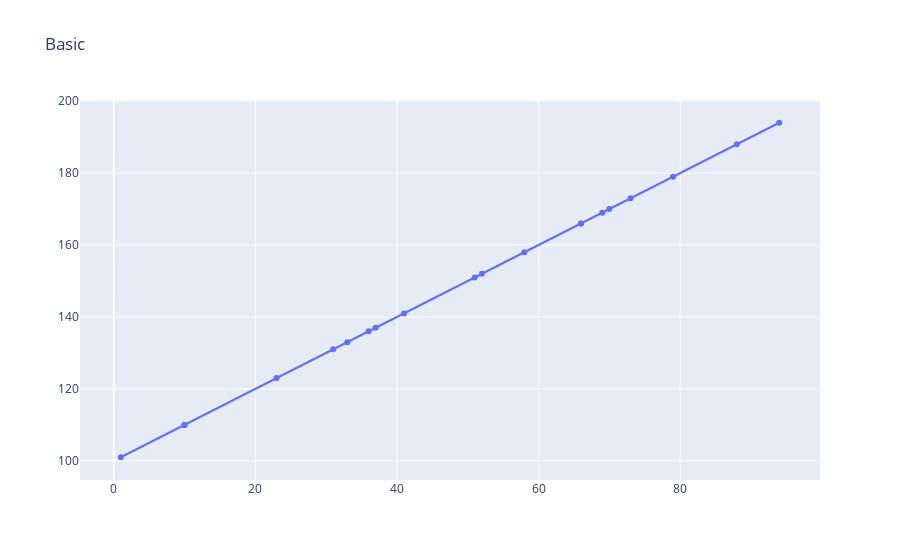

The notebook cell this image was saved under:
### Code cell
# Data for plotting
random_x = np.random.randint(0, 100, 20)
random_y = random_x + 100

# Create traces
trace = go.Scatter(x=random_x, y=random_y, mode='lines + markers')
# mode = 'lines + markers' or 'lines' or 'markers'

# layout
layout = go.Layout(title='Basic')

# plot
fig = go.Figure(data=trace, layout=layout)

# show
fig.show()

### Figure 1 — Plotly figure (JSON) as saved in the notebook; plotly's stock layout.template omitted (floating-point values rounded to 4 significant figures)
{"data": [{"mode": "lines+markers", "type": "scatter", "x": [37, 66, 23, 36, 69, 88, 10, 1, 79, 66, 10, 94, 70, 51, 58, 73, 31, 41, 33, 52], "y": [137, 166, 123, 136, 169, 188, 110, 101, 179, 166, 110, 194, 170, 151, 158, 173, 131, 141, 133, 152]}], "layout": {"title": {"text": "Basic"}}}
